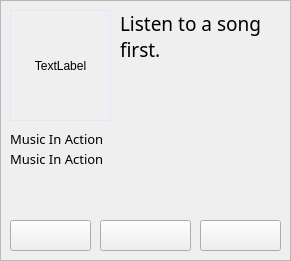
   <widget class="QFrame" name="play_area">
    <property name="geometry">
     <rect>
      <x>30</x>
      <y>450</y>
      <width>291</width>
      <height>261</height>
     </rect>
    </property>
    <property name="styleSheet">
     <string notr="true"/>
    </property>
    <property name="frameShape">
     <enum>QFrame::StyledPanel</enum>
    </property>
    <property name="frameShadow">
     <enum>QFrame::Raised</enum>
    </property>
    <widget class="QLabel" name="track_name_pa">
     <property name="geometry">
      <rect>
       <x>120</x>
       <y>10</y>
       <width>161</width>
       <height>111</height>
      </rect>
     </property>
     <property name="font">
      <font>
       <family>Work Sans Semibold</family>
       <pointsize>14</pointsize>
       <stylestrategy>PreferAntialias</stylestrategy>
       <hintingpreference>PreferFullHinting</hintingpreference>
      </font>
     </property>
     <property name="styleSheet">
      <string notr="true">font-family: &quot;Work Sans Semibold&quot;;</string>
     </property>
     <property name="text">
      <string>Listen to a song first.</string>
     </property>
     <property name="scaledContents">
      <bool>true</bool>
     </property>
     <property name="alignment">
      <set>Qt::AlignLeading|Qt::AlignLeft|Qt::AlignTop</set>
     </property>
     <property name="wordWrap">
      <bool>true</bool>
     </property>
    </widget>
    <widget class="QLabel" name="track_image_pa">
     <property name="geometry">
      <rect>
       <x>10</x>
       <y>10</y>
       <width>101</width>
       <height>111</height>
      </rect>
     </property>
     <property name="styleSheet">
      <string notr="true">border: 1px solid #DBEAFE;</string>
     </property>
     <property name="text">
      <string>TextLabel</string>
     </property>
     <property name="scaledContents">
      <bool>true</bool>
     </property>
     <property name="alignment">
      <set>Qt::AlignCenter</set>
     </property>
     <property name="wordWrap">
      <bool>true</bool>
     </property>
    </widget>
    <widget class="QLabel" name="mia_pa">
     <property name="geometry">
      <rect>
       <x>10</x>
       <y>150</y>
       <width>271</width>
       <height>61</height>
      </rect>
     </property>
     <property name="font">
      <font>
       <family>Work Sans Light</family>
       <pointsize>10</pointsize>
       <stylestrategy>PreferAntialias</stylestrategy>
       <hintingpreference>PreferFullHinting</hintingpreference>
      </font>
     </property>
     <property name="styleSheet">
      <string notr="true">font-family: &quot;Work Sans Light&quot;;</string>
     </property>
     <property name="text">
      <string>Music In Action</string>
     </property>
     <property name="scaledContents">
      <bool>true</bool>
     </property>
     <property name="alignment">
      <set>Qt::AlignLeading|Qt::AlignLeft|Qt::AlignTop</set>
     </property>
     <property name="wordWrap">
      <bool>true</bool>
     </property>
    </widget>
    <widget class="QPushButton" name="play_pause_pa">
     <property name="geometry">
      <rect>
       <x>100</x>
       <y>220</y>
       <width>91</width>
       <height>31</height>
      </rect>
     </property>
     <property name="styleSheet">
      <string notr="true"/>
     </property>
     <property name="text">
      <string/>
     </property>
    </widget>
    <widget class="QPushButton" name="back_pa">
     <property name="geometry">
      <rect>
       <x>10</x>
       <y>220</y>
       <width>81</width>
       <height>31</height>
      </rect>
     </property>
     <property name="styleSheet">
      <string notr="true"/>
     </property>
     <property name="text">
      <string/>
     </property>
    </widget>
    <widget class="QPushButton" name="forward_pa">
     <property name="geometry">
      <rect>
       <x>200</x>
       <y>220</y>
       <width>81</width>
       <height>31</height>
      </rect>
     </property>
     <property name="styleSheet">
      <string notr="true"/>
     </property>
     <property name="text">
      <string/>
     </property>
    </widget>
    <widget class="QLabel" name="mia_pa_album">
     <property name="geometry">
      <rect>
       <x>10</x>
       <y>130</y>
       <width>271</width>
       <height>16</height>
      </rect>
     </property>
     <property name="font">
      <font>
       <family>Work Sans Light</family>
       <pointsize>10</pointsize>
       <stylestrategy>PreferAntialias</stylestrategy>
       <hintingpreference>PreferFullHinting</hintingpreference>
      </font>
     </property>
     <property name="styleSheet">
      <string notr="true">font-family: &quot;Work Sans Light&quot;;</string>
     </property>
     <property name="text">
      <string>Music In Action</string>
     </property>
     <property name="scaledContents">
      <bool>true</bool>
     </property>
     <property name="alignment">
      <set>Qt::AlignLeading|Qt::AlignLeft|Qt::AlignTop</set>
     </property>
     <property name="wordWrap">
      <bool>true</bool>
     </property>
    </widget>
   </widget>
